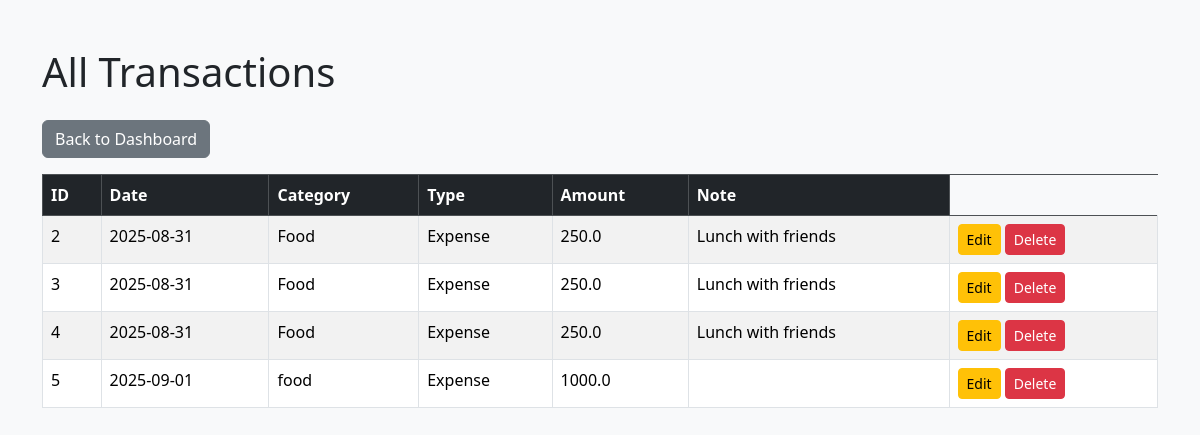
Page /transactions on the committed database.
### tables this page shows
CREATE TABLE transactions (
        id INTEGER PRIMARY KEY AUTOINCREMENT,
        date TEXT NOT NULL,
        category TEXT NOT NULL,
        type TEXT CHECK(type IN ('Income', 'Expense')) NOT NULL,
        amount REAL NOT NULL,
        note TEXT
    );

### app.py (the view)
@app.route("/transactions")
def get_transactions():
    conn = sqlite3.connect("database/finance.db")
    cursor = conn.cursor()
    cursor.execute("SELECT * FROM transactions")
    rows = cursor.fetchall()
    conn.close()
    return render_template("transactions.html", transactions=rows)

### templates/transactions.html (shortened to what this page needs)
<!DOCTYPE html>
<html>
<head>
    <link href="https://cdn.jsdelivr.net/npm/bootstrap@5.3.1/dist/css/bootstrap.min.css" rel="stylesheet">
</head>
<body class="bg-light">
<div class="container my-5">
    <h1 class="mb-4">All Transactions</h1>
    <a href="/" class="btn btn-secondary mb-3">Back to Dashboard</a>
    <table class="table table-striped table-bordered">
        <thead class="table-dark">
            <tr>
                <th>ID</th>
                <th>Date</th>
                <th>Category</th>
                <th>Type</th>
                <th>Amount</th>
                <th>Note</th>
            </tr>
        </thead>
        <tbody>
            {% for tx in transactions %}
            <tr>
                <td>{{ tx[0] }}</td>
                <td>{{ tx[1] }}</td>
                <td>{{ tx[2] }}</td>
                <td>{{ tx[3] }}</td>
                <td>{{ tx[4] }}</td>
                <td>{{ tx[5] }}</td>
                <td>
                    <a href="/edit_transaction/{{ tx[0] }}" class="btn btn-warning btn-sm">Edit</a>
                    <a href="/delete_transaction/{{ tx[0] }}" class="btn btn-danger btn-sm"
   onclick="return confirm('Are you sure you want to delete this transaction?');">
   Delete
</a>
                </td>
            </tr>
            {% endfor %}
        </tbody>
    </table>
</div>
</body>
</html>

### rows in the picture
transactions: id "2", date "2025-08-31", category "Food", type "Expense", amount "250.0", note "Lunch with friends"
transactions: id "3", date "2025-08-31", category "Food", type "Expense", amount "250.0", note "Lunch with friends"
transactions: id "4", date "2025-08-31", category "Food", type "Expense", amount "250.0", note "Lunch with friends"
transactions: id "5", date "2025-09-01", category "food", type "Expense", amount "1000.0"
